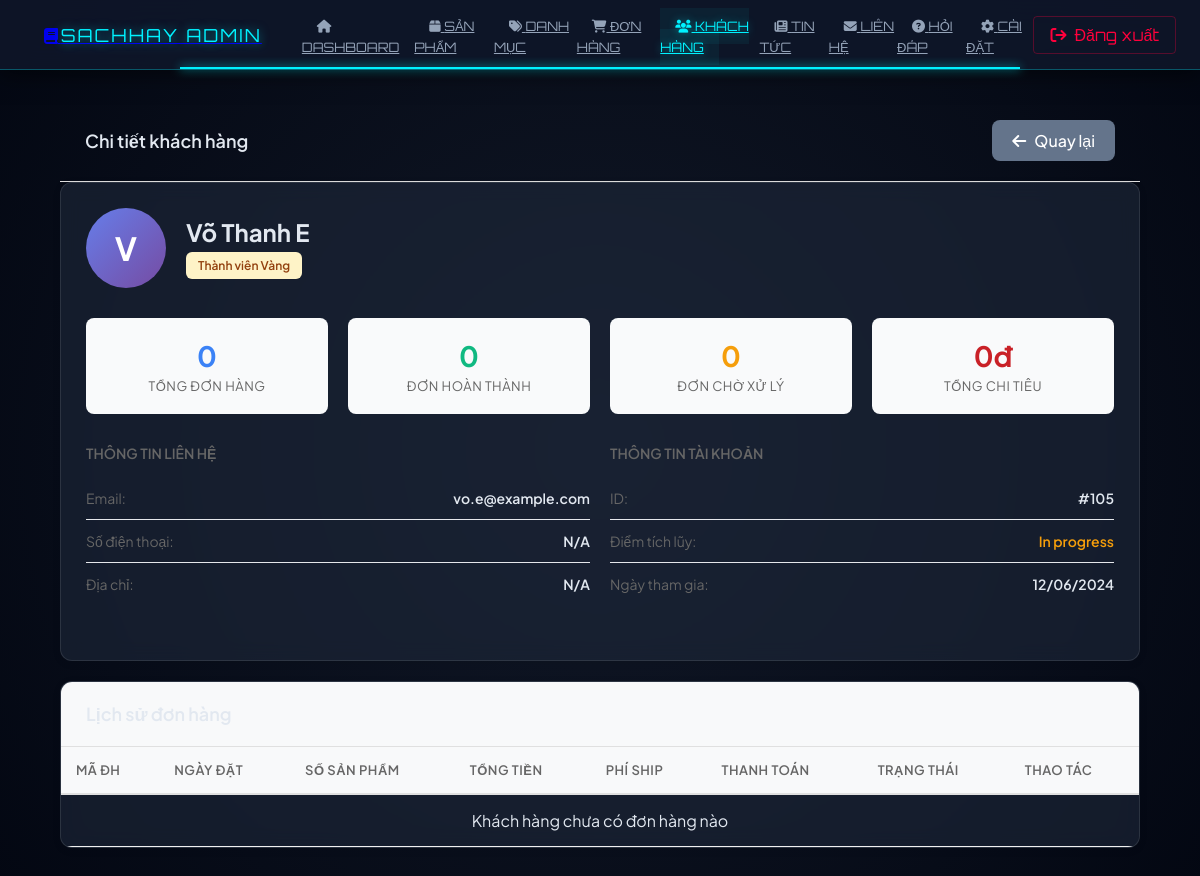
Page /admin/customerDetail/105 (signed in) on the committed database.
### tables this page shows
CREATE TABLE `customer` (
  `user_id` int(11) NOT NULL,
  `member_type` varchar(50) DEFAULT NULL,
  `total_fpoint` int(11) DEFAULT 0
);

CREATE TABLE `users` (
  `user_id` int(11) NOT NULL,
  `password` varchar(100) NOT NULL,
  `fullname` varchar(50) NOT NULL,
  `email` varchar(100) NOT NULL,
  `phone` varchar(20) DEFAULT NULL,
  `role` varchar(50) NOT NULL DEFAULT 'Customer',
  `note` text DEFAULT NULL,
  `created_date` date DEFAULT NULL
);

### app/controllers/AdminController.php (called while the page is built, shortened)
<?php
class AdminController extends Controller {
    private $adminModel;
    public function __construct() {
        $this->adminModel = $this->model('Admin');
    }
    public function customerDetail($customerId) {
        $customer = $this->adminModel->getCustomerById($customerId);
        $data = [
            'title' => 'Chi tiết khách hàng: ' . $customer['fullname'],
            'page' => 'customers',
            'customer' => $customer,
            'orders' => $this->adminModel->getCustomerOrders($customerId),
            'stats' => $this->adminModel->getCustomerStats($customerId),
            'contentFile' => APP_ROOT . '/views/admin/customers/detail.php'
        ];
        $this->view('admin/admin', $data);
    }
}

### app/core/App.php (called while the page is built, shortened)
<?php
class App {
    protected $method = "index";
    public function __construct() {
        $url = $this->parseURL();
        if(isset($url[0]) && !empty($url[0])) {
            $controllerFile = APP_ROOT . '/controllers/' . ucfirst($url[0]) . 'Controller.php';
            if(file_exists($controllerFile)) {
                unset($url[0]);
            } else {
                $this->redirectToLanding();
                return;
            }
        }
        $this->controller = new $this->controller;
        if(isset($url[1]) && !empty($url[1])) {
            if(method_exists($this->controller, $url[1])) {
                $this->method = $url[1];
                unset($url[1]);
            } else {
                $this->redirectToLanding();
                return;
            }
        }
        $this->params = $url ? array_values($url) : [];
        call_user_func_array([$this->controller, $this->method], $this->params);
    }
    private function parseURL() {
        if(isset($_GET["url"])) {
            return explode('/', filter_var(rtrim($_GET['url'], '/'), FILTER_SANITIZE_URL));
        }
        return [];
    }
}

### public/index.php (called while the page is built, shortened)
<?php
$app = new App();

### app/core/DB.php (called while the page is built, shortened)
<?php
class DB
{
    public $con;
    public function __construct()
    {
        $this->host = DB_HOST;
        $this->username = DB_USER;
        $this->password = DB_PASS;
        $this->dbname = DB_NAME;
        $this->port = DB_PORT;
        try {
            $this->con = new PDO(
                "mysql:host={$this->host};port={$this->port};dbname={$this->dbname};charset=utf8mb4",
                $this->username,
                $this->password,
                [
                    PDO::ATTR_ERRMODE => PDO::ERRMODE_EXCEPTION,
                    PDO::ATTR_DEFAULT_FETCH_MODE => PDO::FETCH_ASSOC,
                    PDO::ATTR_EMULATE_PREPARES => false
                ]
            );
        } catch (PDOException $e) {
            die("Connection failed: " . $e->getMessage());
        }
    }
    public function query($sql, $params = [])
    {
        $stmt = $this->con->prepare($sql);
        $stmt->execute($params);
        return $stmt;
    }
    public function single($sql, $params = [])
    {
        $stmt = $this->query($sql, $params);
        return $stmt->fetch();
    }
}

### app/models/Admin.php (called while the page is built, shortened)
<?php
class Admin extends DB
{
    public function getCustomerById($customerId)
    {
        $sql = "SELECT
                    u.user_id,
                    u.fullname,
                    u.email,
                    u.phone,
                    u.note,
                    u.created_date,
                    c.member_type,
                    c.total_fpoint
                FROM users u
                LEFT JOIN customer c ON u.user_id = c.user_id
                WHERE u.user_id = :customer_id AND u.role = 'customer'";
        return $this->single($sql, ['customer_id' => $customerId]);
    }
    public function getCustomerStats($customerId)
    {
        $sql = "SELECT
                    COUNT(DISTINCT o.order_id) as total_orders,
                    SUM(CASE WHEN o.status = 'completed' THEN o.total_amount ELSE 0 END) as total_spent,
                    SUM(CASE WHEN o.status = 'pending' THEN 1 ELSE 0 END) as pending_orders,
                    SUM(CASE WHEN o.status = 'completed' THEN 1 ELSE 0 END) as completed_orders
                FROM orders o
                WHERE o.user_id = :customer_id";
        return $this->single($sql, ['customer_id' => $customerId]);
    }
}

### app/views/admin/customers/detail.php (the view, shortened to what this page needs)
<div class="card-header-actions">
    <h2 class="card-title">Chi tiết khách hàng</h2>
    <a href="<?= BASE_URL ?>admin/customers" class="btn btn-secondary">
        <i class="fas fa-arrow-left"></i> Quay lại
    </a>
</div>
<div class="admin-card">
    <div class="card-body">
        <div class="customer-header">
            <div class="customer-avatar-large">
                <?= strtoupper(substr($customer['fullname'], 0, 1)) ?>
            </div>
            <div class="customer-header-info">
                <h2><?= htmlspecialchars($customer['fullname']) ?></h2>
                <div>
                    <?php
                    $memberType = strtolower($customer['member_type'] ?? 'bronze');
                    $memberClass = match($memberType) {
                        'gold' => 'gold',
                        'silver' => 'silver',
                        'diamond' => 'diamond',
                        default => 'bronze'
                    };
                    $memberText = match($memberType) {
                        'gold' => 'Thành viên Vàng',
                        'silver' => 'Thành viên Bạc',
                        'diamond' => 'Thành viên Kim cương',
                        default => 'Thành viên Đồng'
                    };
                    ?>
                    <span class="badge <?= $memberClass ?>"><?= $memberText ?></span>
                </div>
            </div>
        </div>
        <div class="stats-grid">
            <div class="stat-card">
                <div class="stat-value" style="color: #3b82f6;"><?= $stats['total_orders'] ?? 0 ?></div>
                <div class="stat-label">Tổng đơn hàng</div>
            </div>
            <div class="stat-card">
                <div class="stat-value" style="color: #10b981;"><?= $stats['completed_orders'] ?? 0 ?></div>
                <div class="stat-label">Đơn hoàn thành</div>
            </div>
            <div class="stat-card">
                <div class="stat-value" style="color: #f59e0b;"><?= $stats['pending_orders'] ?? 0 ?></div>
                <div class="stat-label">Đơn chờ xử lý</div>
            </div>
            <div class="stat-card">
                <div class="stat-value" style="color: #c92127;"><?= number_format($stats['total_spent'] ?? 0) ?>đ</div>
                <div class="stat-label">Tổng chi tiêu</div>
            </div>
        </div>
        <div class="info-grid">
            <div>
                <h3 style="font-size: 14px; font-weight: 600; color: #666; text-transform: uppercase; margin-bottom: 15px;">Thông tin liên hệ</h3>
                <div class="info-row">
                    <span class="info-label">Email:</span>
                    <span class="info-value"><?= htmlspecialchars($customer['email']) ?></span>
                </div>
                <div class="info-row">
                    <span class="info-label">Số điện thoại:</span>
                    <span class="info-value"><?= htmlspecialchars($customer['phone'] ?? 'N/A') ?></span>
                </div>
                <div class="info-row">
                    <span class="info-label">Địa chỉ:</span>
                    <span class="info-value"><?= htmlspecialchars($customer['note'] ?? 'N/A') ?></span>
                </div>
            </div>
            <div>
                <h3 style="font-size: 14px; font-weight: 600; color: #666; text-transform: uppercase; margin-bottom: 15px;">Thông tin tài khoản</h3>
                <div class="info-row">
                    <span class="info-label">ID:</span>
                    <span class="info-value">#<?= $customer['user_id'] ?></span>
                </div>
                <div class="info-row">
                    <span class="info-label">Điểm tích lũy:</span>
                    <span class="info-value" style="color: #f59e0b;">In progress</span>
                </div>
                <div class="info-row">
                    <span class="info-label">Ngày tham gia:</span>
                    <span class="info-value"><?= date('d/m/Y', strtotime($customer['created_date'])) ?></span>
                </div>
            </div>
        </div>
    </div>
</div>
<div class="admin-card">
    <div class="card-header">
        <h3 class="card-title">Lịch sử đơn hàng</h3>
    </div>
    <div class="table-container">
        <table>
            <thead>
                <tr>
                    <th>Mã ĐH</th>
                    <th>Ngày đặt</th>
                    <th>Số sản phẩm</th>
                    <th>Tổng tiền</th>
                    <th>Phí ship</th>
                    <th>Thanh toán</th>
                    <th>Trạng thái</th>
                    <th>Thao tác</th>
                </tr>
            </thead>
            <tbody>
                <?php if (!empty($orders)): ?>
                    <?php foreach($orders as $order): ?>
                    <tr>
                        <td class="fw-bold">#<?= $order['order_id'] ?></td>
                        <td><?= date('d/m/Y H:i', strtotime($order['created_date'])) ?></td>
                        <td><?= $order['total_items'] ?? 0 ?> sản phẩm</td>
                        <td class="text-danger fw-bold"><?= number_format($order['total']) ?>đ</td>
                        <td><?= number_format($order['shipping_fee']) ?>đ</td>
                        <td>
                            <span class="badge" style="background: #e0e7ff; color: #3730a3;">
                                <?= htmlspecialchars($order['payment_method'] ?? 'N/A') ?>
                            </span>
                        </td>
                        <td>
                            <?php
                            $statusClass = match($order['status']) {
                                'pending' => 'pending',
                                'processing' => 'processing',
                                'shipped' => 'shipped',
                                'completed' => 'completed',
                                'cancelled' => 'cancelled',
                                default => 'pending'
                            };
                            $statusText = match($order['status']) {
                                'pending' => 'Chờ xử lý',
                                'processing' => 'Đang xử lý',
                                'shipped' => 'Đang giao',
                                'completed' => 'Hoàn thành',
                                'cancelled' => 'Đã hủy',
                                default => $order['status']
                            };
                            ?>
                            <span class="badge <?= $statusClass ?>"><?= $statusText ?></span>
                        </td>
                        <td>
                            <a href="<?= BASE_URL ?>admin/orderDetail/<?= $order['order_id'] ?>" class="btn btn-info btn-sm">
                                <i class="fas fa-eye"></i> Chi tiết
                            </a>
                        </td>
                    </tr>
                    <?php endforeach; ?>
                <?php else: ?>
                    <tr>
                        <td colspan="8" class="text-center">Khách hàng chưa có đơn hàng nào</td>
                    </tr>
                <?php endif; ?>
            </tbody>
        </table>
    </div>
</div>

### app/views/admin/admin.php (style rules this page uses)
* { margin: 0; padding: 0; box-sizing: border-box; }
:root { --neon-cyan: #00f2ff; --neon-purple: #7000ff; --neon-red: #ff003c; --space-bg: #030712; --glass-bg: rgba(15, 23, 42, 0.9); --transition: all 0.3s ease; }
body { font-family: 'Plus Jakarta Sans', sans-serif; background-color: var(--space-bg); background-image: radial-gradient(circle at 50% 50%, #111827 0%, #030712 100%); color: #e2e8f0; display: flex; flex-direction: column; min-height: 100vh; }
.card, .admin-card { background: rgba(30, 41, 59, 0.6) !important; backdrop-filter: blur(10px); border: 1px solid rgba(255, 255, 255, 0.1) !important; border-radius: 12px !important; box-shadow: 0 10px 30px rgba(0, 0, 0, 0.4); }

### app/views/admin/customers/detail.php (style rules this page uses)
.admin-card { background: white; border-radius: 12px; box-shadow: 0 2px 8px rgba(0,0,0,0.08); margin-bottom: 20px; overflow: hidden; }
.card-header { padding: 20px 25px; border-bottom: 1px solid #e0e0e0; background: #f8f9fa; }
.card-header-actions { display: flex; justify-content: space-between; align-items: center; padding: 20px 25px; border-bottom: 1px solid #e0e0e0; }
.card-title { font-size: 18px; font-weight: 600; margin: 0; }
.card-body { padding: 25px; }
.customer-header { display: flex; align-items: center; gap: 20px; margin-bottom: 30px; }
.customer-avatar-large { width: 80px; height: 80px; border-radius: 50%; background: linear-gradient(135deg, #667eea 0%, #764ba2 100%); color: white; display: flex; align-items: center; justify-content: center; font-weight: 700; font-size: 32px; }
.customer-header-info h2 { margin: 0 0 5px 0; font-size: 24px; font-weight: 700; }
.badge { padding: 6px 12px; border-radius: 6px; font-size: 12px; font-weight: 600; display: inline-block; }
.badge.gold { background: #fef3c7; color: #92400e; }
.stats-grid { display: grid; grid-template-columns: repeat(auto-fit, minmax(200px, 1fr)); gap: 20px; margin-bottom: 30px; }
.stat-card { background: #f9fafb; padding: 20px; border-radius: 8px; text-align: center; }
.stat-value { font-size: 28px; font-weight: 700; margin-bottom: 5px; }
.stat-label { font-size: 13px; color: #666; text-transform: uppercase; letter-spacing: 0.5px; }
.info-grid { display: grid; grid-template-columns: repeat(2, 1fr); gap: 20px; margin-bottom: 30px; }
.info-row { display: flex; justify-content: space-between; padding: 12px 0; border-bottom: 1px solid #e5e7eb; }
.info-row:last-child { border-bottom: none; }
.info-label { color: #666; font-size: 14px; }
.info-value { font-weight: 600; font-size: 14px; text-align: right; }
.table-container { overflow-x: auto; }
table { width: 100%; border-collapse: collapse; }
thead { background: #f8f9fa; }
th { padding: 15px; text-align: left; font-weight: 600; font-size: 13px; color: #666; text-transform: uppercase; letter-spacing: 0.5px; border-bottom: 2px solid #e0e0e0; }
td { padding: 15px; border-bottom: 1px solid #f0f0f0; vertical-align: middle; }
.btn { padding: 10px 20px; border-radius: 8px; border: none; font-weight: 500; cursor: pointer; transition: all 0.3s; text-decoration: none; display: inline-flex; align-items: center; gap: 8px; }
.btn-secondary { background: #64748b; color: white; }
.text-center { text-align: center; }

### rows in the picture
customer: user_id.fullname "V", user_id.fullname "Võ Thanh E", member_type "Thành viên Vàng", user_id.email "vo.e@example.com", user_id.phone "N/A", user_id.note "N/A", user_id.user_id "105", user_id.created_date "12/06/2024"

### other values in the picture
$stats['total_orders'] "0"
$stats['completed_orders'] "0"
$stats['pending_orders'] "0"
$stats['total_spent'] "0"
